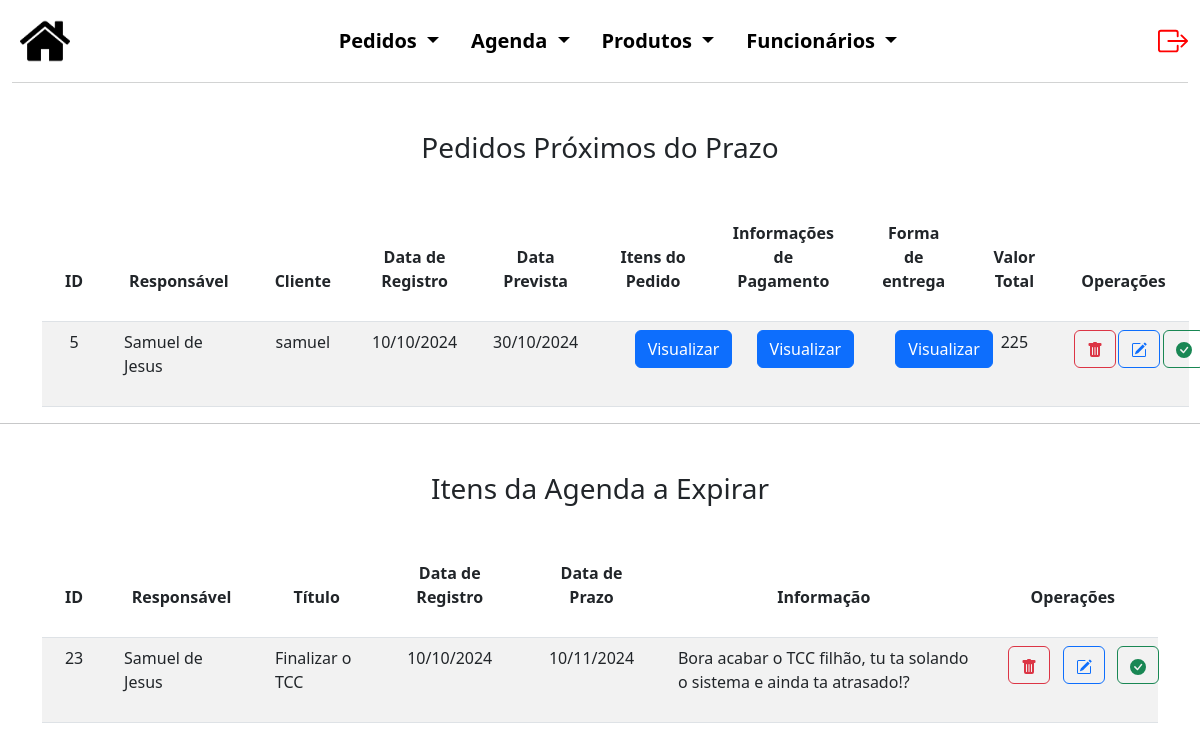
The app's page /admInicial.php (signed in), older data.
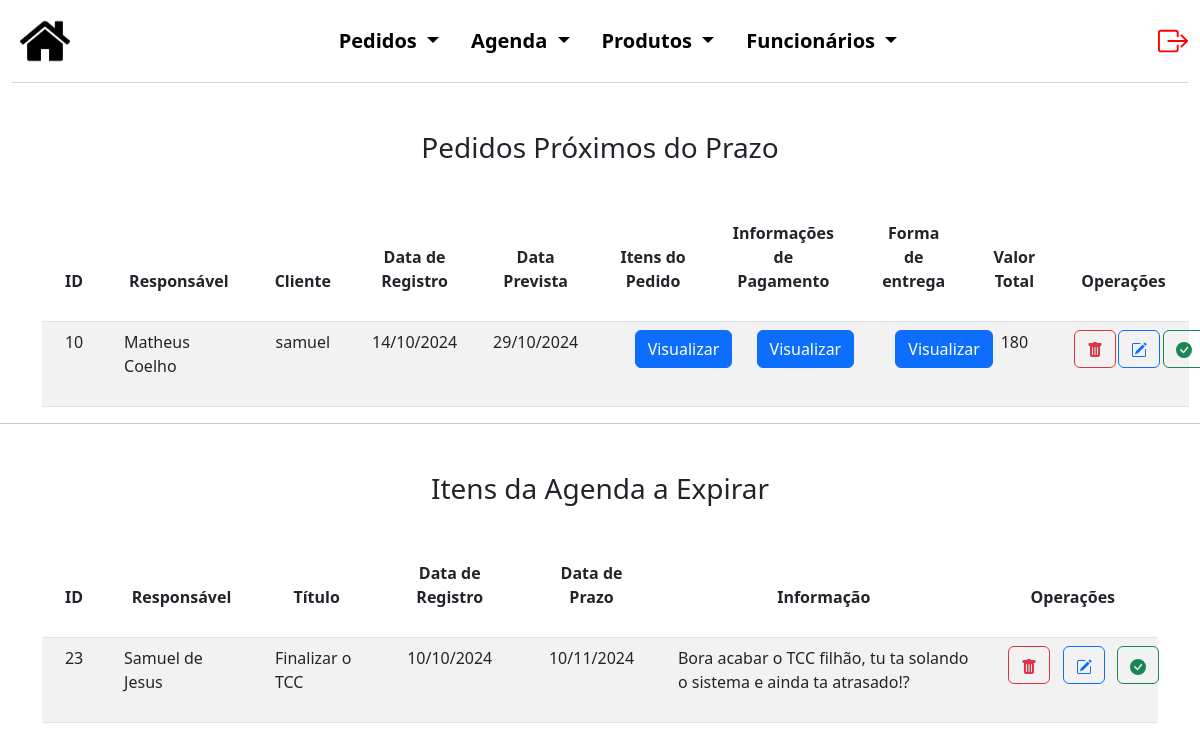
The same page, newer data.
### tables this page shows
CREATE TABLE `pedidos` (
  `codPed` int(5) NOT NULL,
  `cod_func` varchar(50) NOT NULL,
  `tipoPessoa` varchar(50) NOT NULL,
  `nomeCli` varchar(50) NOT NULL,
  `contato` varchar(50) NOT NULL,
  `descr` text NOT NULL,
  `dataPed` date NOT NULL,
  `dataPrev` date NOT NULL,
  `entrega` varchar(50) NOT NULL,
  `logradouro` varchar(50) NOT NULL,
  `numero` int(5) NOT NULL,
  `bairro` varchar(50) NOT NULL,
  `entrada` varchar(50) NOT NULL,
  `formaPag` varchar(30) NOT NULL,
  `valorEnt` decimal(10,0) NOT NULL,
  `valorTotal` decimal(10,0) NOT NULL
);

CREATE TABLE `agenda` (
  `codAgend` int(5) NOT NULL,
  `cod_func` varchar(50) NOT NULL,
  `titulo` varchar(50) NOT NULL,
  `dataRegistro` date NOT NULL,
  `dataPrazo` date NOT NULL,
  `informacao` varchar(250) NOT NULL
);

### conexao.php (called while the page is built)
<?php
function novaConexao()
{
    $usuario = 'root';
    $senha = '';
    $database = 'digital_print';
    $host = 'localhost';
    try {
        $conexao = new PDO("mysql:host=$host;dbname=$database", $usuario, $senha);
        $conexao->setAttribute(PDO::ATTR_ERRMODE, PDO::ERRMODE_EXCEPTION);
        return $conexao;
    } catch (PDOException $e) {
        die("Falha ao conectar ao banco de dados: " . $e->getMessage());
    }
}
?>

### admInicial.php (the view, shortened to what this page needs)
<?php
require_once('./conexao.php');
$conexao = novaConexao();
$registrosAgenda = [];
$registrosPedido = [];
$erro = false;
try {
    $sql = "SELECT * FROM agenda WHERE dataPrazo BETWEEN CURDATE() AND DATE_ADD(CURDATE(), INTERVAL 31 DAY) ORDER BY dataPrazo ASC LIMIT 0, 5";
    $stmt = $conexao->prepare($sql);
    $stmt->execute();
    $registrosAgenda = $stmt->fetchAll(PDO::FETCH_ASSOC);
    $sql = "SELECT * FROM pedidos WHERE dataPrev BETWEEN CURDATE() AND DATE_ADD(CURDATE(), INTERVAL 31 DAY) ORDER BY dataPrev ASC LIMIT 0, 5";
    $stmt = $conexao->prepare($sql);
    $stmt->execute();
    $registrosPedido = $stmt->fetchAll(PDO::FETCH_ASSOC);
} catch (PDOException $e) {
    $erro = true;
    echo "Erro: " . $e->getMessage();
}
?>
<!DOCTYPE html>
<html lang="pt-br">
<head>
    <link href="https://cdn.jsdelivr.net/npm/bootstrap@5.3.0/dist/css/bootstrap.min.css" rel="stylesheet">
    <link rel="stylesheet" href="./style.css?v=1.3">
</head>
<body>
    <div class="container-fluid cabecalho">
        <nav class="navbar navbar-light navbar-expand-md" style="background-color: #FFFF;">
            <a class="nav justify-content-start m-2" href="#">
                <img src="./img/back.png">
            </a>
            <div class="collapse navbar-collapse justify-content-center" id="navegacao">
                <ul class="nav nav-pills justify-content-center listas">
                    <li class="nav-item dropdown">
                        <a class="nav-link dropdown-toggle cor_fonte" href="#" id="navbarDropdownMenuLink"
                            data-bs-toggle="dropdown" aria-haspopup="true" aria-expanded="false">
                            Pedidos
                        </a>
                    </li>
                    <li class="nav-item dropdown">
                        <a class="nav-link dropdown-toggle cor_fonte" href="#" id="navbarDropdownMenuLink"
                            data-bs-toggle="dropdown" aria-haspopup="true" aria-expanded="false">
                            Agenda
                        </a>
                    </li>
                    <li class="nav-item dropdown">
                        <a class="nav-link dropdown-toggle cor_fonte" href="#" id="navbarDropdownMenuLink"
                            data-bs-toggle="dropdown" aria-haspopup="true" aria-expanded="false">
                            Produtos
                        </a>
                    </li>
                    <li class="nav-item dropdown">
                        <a class="nav-link dropdown-toggle cor_fonte" href="#" id="navbarDropdownMenuLink"
                            data-bs-toggle="dropdown" aria-haspopup="true" aria-expanded="false">
                            Funcionários
                        </a>
                    </li>
                </ul>
            </div>
            <a href="./logout.php" class="nav-link justify-content-end" style="color: red;">
            </a>
        </nav>
    </div>
    <h3 class="text-center mb-5 mt-5">Pedidos Próximos do Prazo</h3>
    <?php if ($erro): ?>
        <div class="alert alert-danger" role="alert">
            Não foi possível carregar os dados.
        </div>
    <?php else: ?>
        <div class="container consContainer">
            <table class="table table-striped">
                <thead>
                    <tr>
                        <th>
                            <div class="row justify-content-center text-center titleCons">ID</div>
                        </th>
                        <th>
                            <div class="row justify-content-center text-center titleCons">
                                Responsável
                            </div>
                        </th>
                        <th>
                            <div class="row justify-content-center text-center titleCons">Cliente</div>
                        </th>
                        <th>
                            <div class="row justify-content-center text-center titleCons">Data de Registro</div>
                        </th>
                        <th>
                            <div class="row justify-content-center text-center titleCons">Data Prevista</div>
                        </th>
                        <th>
                            <div class="row justify-content-center text-center titleCons">Itens do Pedido</div>
                        </th>
                        <th>
                            <div class="row justify-content-center text-center titleCons">Informações de Pagamento</div>
                        </th>
                        <th>
                            <div class="row justify-content-center text-center titleCons">Forma de entrega</div>
                        </th>
                        <th>
                            <div class="row justify-content-center text-center titleCons">Valor Total</div>
                        </th>
                        <th>
                            <div class="row justify-content-center text-center titleCons">Operações</div>
                        </th>
                    </tr>
                </thead>
                <tbody>
                    <?php foreach ($registrosPedido as $registro): ?>
                        <td>
                            <div class="row justify-content-center registro">
                                <?php echo ($registro['codPed']); ?>
                            </div>
                        </td>
                        <td>
                            <div class="row justify-content-center registro">
                                <?php echo ($registro['cod_func']); ?>
                            </div>
                        </td>
                        <td>
                            <div class="row justify-content-center registro">
                                <?php echo ($registro['nomeCli']); ?>
                            </div>
                        </td>
                        <td>
                            <div class="row justify-content-center registro">
                                <?php echo (date('d/m/Y', strtotime($registro['dataPed']))); ?>
                            </div>
                        </td>
                        <td>
                            <div class="row justify-content-center registro">
                                <?php echo (date('d/m/Y', strtotime($registro['dataPrev']))); ?>
                            </div>
                        </td>
                        <td>
                            <div class="row justify-content-center btnVisu">
                                <div class="col-6">
                                    <form method="POST">
                                        <button type="submit" name="visuPedidos" class="btn btn-primary">Visualizar</button>
                                    </form>
                                </div>
                            </div>
                        </td>
                        <td>
                            <div class="row justify-content-center btnVisu">
                                <div class="col-6">
                                    <form method="POST">
                                        <button type="submit" name="visuPedidos" class="btn btn-primary">Visualizar</button>
                                    </form>
                                </div>
                            </div>
                        </td>
                        <td>
                            <div class="row justify-content-center btnVisu">
                                <div class="col-6">
                                    <form method="POST">
                                        <button type="submit" name="visuPedidos" class="btn btn-primary">Visualizar</button>
                                    </form>
                                </div>
                            </div>
                        </td>
                        <td>
                            <div class="row justify-content-center registro">
                                <?php echo ($registro['valorTotal']); ?>
                            </div>
                        </td>
                        <td>
                            <div class="row text-center justify-content-center operacoes">
                                <div class="col-3 oprBtn">
                                    <form method="POST">
                                        <button type="submit" name="delete" class="btn btn-outline-danger">
                                        </button>
                                    </form>
                                </div>
                                <div class="col-3 oprBtn">
                                    <form method="POST">
                                        <button type="submit" name="edit" class="btn btn-outline-primary">
                                        </button>
                                    </form>
                                </div>
                                <div class="col-3 oprBtn">
                                    <a class="btn btn-outline-success" href="editar.php?id=<?php echo $usuario['id']; ?>">
                                    </a>
                                </div>
                            </div>
                        </td>
                    <?php endforeach; ?>
                </tbody>
            </table>
        </div>
    <?php endif; ?>
    <hr>
    <h3 class="text-center mb-5 mt-5">Itens da Agenda a Expirar</h3>
    <?php if ($erro): ?>
        <div class="alert alert-danger" role="alert">
            Não foi possível carregar os dados.
        </div>
    <?php else: ?>
        <div class="container consContainer">
            <table class="table table-striped">
                <thead>
                    <tr>
                        <th>
                            <div class="row justify-content-center text-center titleCons">
                                ID
                            </div>
                        </th>
                        <th>
                            <div class="row justify-content-center text-center titleCons">
                                Responsável
                            </div>
                        </th>
                        <th>
                            <div class="row justify-content-center text-center titleCons">
                                Título
                            </div>
                        </th>
                        <th>
                            <div class="row justify-content-center text-center titleCons">
                                Data de Registro
                            </div>
                        </th>
                        <th>
                            <div class="row justify-content-center text-center titleCons">
                                Data de Prazo
                            </div>
                        </th>
                        <th>
                            <div class="row justify-content-center text-center titleCons">
                                Informação
                            </div>
                        </th>
                        <th>
                            <div class="row justify-content-center text-center titleCons">
                                Operações
                            </div>
                        </th>
                    </tr>
                </thead>
                <tbody>
                    <?php foreach ($registrosAgenda as $registro): ?>
                        <tr>
                            <td>
                                <div class="row justify-content-center registro">
                                    <?php echo ($registro['codAgend']); ?>
                                </div>
                            </td>
                            <td>
                                <div class="row justify-content-center registro">
                                    <?php echo ($registro['cod_func']); ?>
                                </div>
                            </td>
                            <td>
                                <div class="row justify-content-center registro">
                                    <?php echo ($registro['titulo']); ?>
                                </div>
                            </td>
                            <td>
                                <div class="row justify-content-center registro">
                                    <?php echo (date('d/m/Y', strtotime($registro['dataRegistro']))); ?>
                                </div>
                            </td>
                            <td>
                                <div class="row justify-content-center registro">
                                    <?php echo (date('d/m/Y', strtotime($registro['dataPrazo']))); ?>
                                </div>
                            </td>
                            <td>
                                <div class="row justify-content-center registro">
                                    <?php echo ($registro['informacao']); ?>
                                </div>
                            </td>
                            <td>
                                <div class="row text-center justify-content-center operacoes">
                                    <div class="col-3 oprBtn">
                                        <form method="POST">
                                            <button type="submit" name="delete" class="btn btn-outline-danger">
                                            </button>
                                        </form>
                                    </div>
                                    <div class="col-3 oprBtn">
                                        <form method="POST">
                                            <button type="submit" name="edit" class="btn btn-outline-primary">
                                            </button>
                                        </form>
                                    </div>
                                    <div class="col-3 oprBtn">
                                        <a class="btn btn-outline-success" href="editar.php?id=<?php echo $usuario['id']; ?>">
                                        </a>
                                    </div>
                                </div>
                            </td>
                        </tr>
                    <?php endforeach; ?>
                </tbody>
            </table>
        </div>
    <?php endif; ?>
</body>
</html>

### style.css (style rules this page uses)
.cabecalho { margin-bottom: 2%; }
.cor_fonte { color: black; font-weight: bold; text-decoration: none; font-size: 20px; }
.cabecalho img { height: 50px; }
#navbarDropdownMenuLink { background-color: #ffffff; }
nav { border-bottom: 1px solid rgb(210, 211, 211); }
.nav-item.dropdown .nav-link { color: black }
.row { margin-bottom: 20px; }
.consContainer { width: 100%; }
.titleCons { margin-left: 15px; margin-right: 15px; }
.oprBtn { margin-left: 5px; margin-right: 5px; }
.registro { margin-left: 10px; margin-right: 10px }

Row changes from the older to the newer data that the page shows:
removed pedidos: codPed "5", cod_func "Samuel de Jesus", nomeCli "samuel", dataPed "10/10/2024", dataPrev "30/10/2024", valorTotal "225"
added pedidos: codPed "10", cod_func "Matheus Coelho", nomeCli "samuel", dataPed "14/10/2024", dataPrev "29/10/2024", valorTotal "180"
